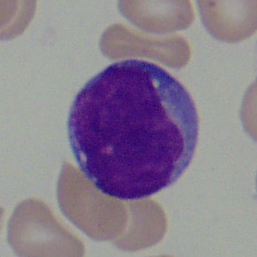
#> input picture ALL_IDB2/ALL_IDB2/img/Im001_1.tif, 257 x 257 px, found by its file name; its folder holds only this picture in this run
$ python ALL_IDB2.py
#> lines starting #> are read from the running program, lines starting #| are printed output that depends on the picture; after the words box and inside, x2 and y2 are one past the last pixel; in counts of white or black regions, pixels touching at a corner belong together
### LCD.py
import cv2
import numpy as np
import matplotlib.pyplot as plt
from PIL import Image
import math

class lympho_cell_detection:
    def __init__(self,image_path):
        self.image_path = image_path

    def resize_image(self,image):  #resize image
        scale_percent = 30
        width = int(image.shape[1] * scale_percent / 100)
        height = int(image.shape[0] * scale_percent / 100)
        dsize = (width, height)
        image = cv2.resize(image, dsize)
        return image

    def RGB2CMYK(self,RGB_image):
        K = 1 - np.max(RGB_image,axis = 2)
        C = (1-RGB_image[...,2] - K)/(1-K)
        M = (1-RGB_image[...,1] - K)/(1-K)
        Y = (1-RGB_image[...,0] - K)/(1-K)
        CMYK_image= (np.dstack((C,M,Y,K)) * 255).astype(np.uint8)
        return CMYK_image

    def CMYK2GRAY(self,CMYK_image):
        GRAY_image = cv2.cvtColor(CMYK_image, cv2.COLOR_BGR2GRAY)
        return GRAY_image

    # [14 lines left out: functions CMYK2GRB, GRAY_WHITEENHANCEMENT, not called in this run]

    def ZACK_ALGORITHM(self, GRAY_image, num_bins = 256):

        # CITED from: https://www.mathworks.com/matlabcentral/fileexchange/28047-gray-image-thresholding-using-the-triangle-method?fbclid=IwAR3sAWs9hQNhi9oiI7vshz9ScLxlvIEx5a_ucxRuyPe8V4DAKGERQJyBvv0

        lehisto, _ = np.histogram(GRAY_image, bins=256, range=(0, 256), density=True)
        xmax = np.argmax(lehisto)
        xmax = round(np.mean(xmax))  # Can have more than a single value!
        # Find location of first and last non-zero values. # Values < h/10000 are considered zeros.
        h = lehisto[xmax]
        indi = np.where(lehisto > h / 10000)[0]
        fnz = indi[0]
        lnz = indi[-1]
        # Pick side as the side with the longer tail. Assume one tail is longer.
        lspan = xmax - fnz
        rspan = lnz - xmax
        if rspan > lspan:  # then flip lehisto
            lehisto = np.flip(lehisto)
            a = num_bins - lnz + 1
            b = num_bins - xmax + 1
            isflip = 1
        else:
            lehisto = lehisto
            isflip = 0
            a = fnz
            b = xmax
        # Compute parameters of the straight line from first non-zero to peak
        m = h / (b - a)
        # Compute distances
        x1 = np.arange(0, b - a + 1)
        x1_adjusted = x1 + a
        x1_clipped = np.clip(x1_adjusted, 0, len(lehisto) - 1)
        y1 = lehisto[x1_clipped]
        beta = y1 + x1_clipped / m
        x2 = beta / (m + 1 / m)
        y2 = m * x2
        L = np.sqrt((y2 - y1)**2 + (x2 - x1_clipped)**2)
        # Obtain threshold as the location of maximum L.
        level = np.argmax(L)
        level = a + np.mean(level)
        # Flip back if necessary
        if isflip:
            level = num_bins - level + 1
        threshold = level / num_bins
        threshold_factor = 1
        increased_threshold = threshold * threshold_factor
        binary_image = (GRAY_image > int(increased_threshold * 255 )).astype(np.uint8) * 255
        return binary_image

    def FILTER_SMALLNOISE(self, binary_image):
        # Find contours in the binary image
        contours, _ = cv2.findContours(binary_image, cv2.RETR_EXTERNAL, cv2.CHAIN_APPROX_SIMPLE)
        # Create a mask and draw contours on the mask
        output_image = cv2.cvtColor(binary_image, cv2.COLOR_GRAY2BGR)
        mask = np.zeros_like(binary_image)
        for i, contour in enumerate(contours):
            area = cv2.contourArea(contour)
            #draw mask contour only when area>1000
            if area > 300:
                cv2.drawContours(mask, [contour], -1, 255, -1)
        # Apply the mask to create the processed image
        drawc_image = binary_image.copy()
        drawc_image[mask == 255] = 0
        output_image = binary_image - drawc_image
        return output_image

    # [97 lines left out: functions watershed_segmentation, watershed_segmentation1, not called in this run]

    def differentiate_grouped_lymphocyte(self,image,thres):
        result_less_than_thres_list =[]
        result_more_than_thres_list =[]

        contours, _ = cv2.findContours(image, cv2.RETR_EXTERNAL, cv2.CHAIN_APPROX_SIMPLE)
        for contour in contours:

            contour_area = cv2.contourArea(contour)

            if contour_area < thres:
                result_less_than_thres = np.zeros_like(image)
                cv2.drawContours(result_less_than_thres, [contour], -1, (255, 255, 255), -1)
                masked_imageresult_less_than_thres = cv2.bitwise_and(image, result_less_than_thres)
                result_less_than_thres_list.append(masked_imageresult_less_than_thres)

            else:
                result_more_than_thres = np.zeros_like(image)
                cv2.drawContours(result_more_than_thres, [contour], -1, (255, 255, 255), -1)
                masked_imageresult_more_than_thres = cv2.bitwise_and(image, result_more_than_thres)
                result_more_than_thres_list.append(masked_imageresult_more_than_thres)

        return result_less_than_thres_list,result_more_than_thres_list


    def cell_detection(self):

        cell_detected_list = []
        cell_detected_maks_list = []

        # read cell_image_path
        original_image = cv2.imread(self.image_path)
#> original_image is the input picture: shape (257, 257, 3); mean B, G, R 144.1, 128, 139.1
        original_image = self.resize_image(original_image)
        cv2.imshow('original_image', original_image)
        height, width, _ = original_image.shape

        CMYK_image = self.RGB2CMYK(original_image)
#> in RGB2CMYK, `K = 1 - np.max(RGB_image,axis = 2)`:
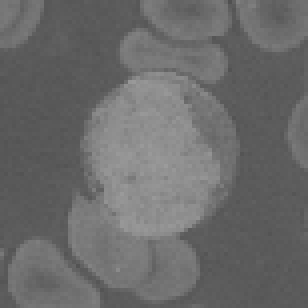
#> K: shape (77, 77) (shown 4 times larger); min 81, max 155, mean 106.7
#> in RGB2CMYK, `Y = (1-RGB_image[...,0] - K)/(1-K)`:
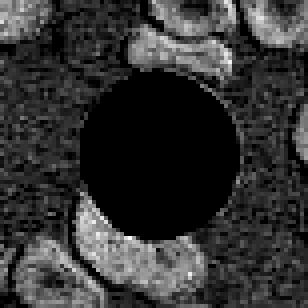
#> Y: shape (77, 77) float64 (shown 4 times larger); min 0, max 0.206, mean 0.0411; drawn with min black and max white


        cyan_channel = CMYK_image[:, :, 0] *0.5
        magenta_channel = CMYK_image[:, :, 1]
        yellow_channel = CMYK_image[:, :,2]
        #cv2.imshow('Cyan Channel', cyan_channel)
        # cv2.imshow('Magenta Channel', magenta_channel)
        # cv2.imshow('yellow_channel', yellow_channel)

        GRAY_image = self.CMYK2GRAY(CMYK_image)
#> in CMYK2GRAY, `GRAY_image = cv2.cvtColor(CMYK_image, cv2.COLOR_BGR2GRAY)`:
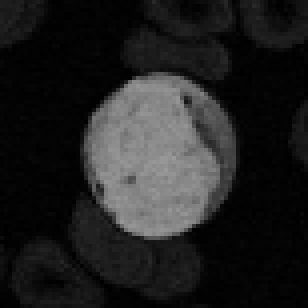
#> GRAY_image: shape (77, 77) (shown 4 times larger); min 0, max 154, mean 32.7

        ZACK_ALG_image_Cyan_Channel = self.ZACK_ALGORITHM(cyan_channel)
#> in ZACK_ALGORITHM, `lehisto, _ = np.histogram(GRAY_image, bins=256, range=(0, 256), densit..`: lehisto = 256 values, max 0.379 at index 0, min 0 at index 78, mean 0.00391
#> in ZACK_ALGORITHM, `xmax = np.argmax(lehisto)`: xmax = 0
#> in ZACK_ALGORITHM, `h = lehisto[xmax]`: h = 0.379
#> in ZACK_ALGORITHM, `indi = np.where(lehisto > h / 10000)[0]`: indi = 78 values from 0 to 77
#> in ZACK_ALGORITHM, `fnz = indi[0]`: fnz = 0
#> in ZACK_ALGORITHM, `lnz = indi[-1]`: lnz = 77
#> in ZACK_ALGORITHM, `lspan = xmax - fnz`: lspan = 0
#> in ZACK_ALGORITHM, `rspan = lnz - xmax`: rspan = 77
#> in ZACK_ALGORITHM, `lehisto = np.flip(lehisto)`: lehisto = 256 values, max 0.379 at index 255, min 0 at index 0, mean 0.00391
#> in ZACK_ALGORITHM, `a = num_bins - lnz + 1`: a = 180
#> in ZACK_ALGORITHM, `b = num_bins - xmax + 1`: b = 257
#> in ZACK_ALGORITHM, `m = h / (b - a)`: m = 0.00492
#> in ZACK_ALGORITHM, `x1_adjusted = x1 + a`: x1_adjusted = 78 values from 180 to 257
#> in ZACK_ALGORITHM, `x1_clipped = np.clip(x1_adjusted, 0, len(lehisto) - 1)`: x1_clipped = 78 values from 180 to 255
#> in ZACK_ALGORITHM, `y1 = lehisto[x1_clipped]`: y1 = 78 values, max 0.379 at index 75, min 0.000169 at index 0, mean 0.0225
#> in ZACK_ALGORITHM, `beta = y1 + x1_clipped / m`: beta = 78 values from 36571.4 to 51809.9
#> in ZACK_ALGORITHM, `x2 = beta / (m + 1 / m)`: x2 = 78 values from 180 to 255
#> in ZACK_ALGORITHM, `y2 = m * x2`: y2 = 78 values from 0.886 to 1.26
#> in ZACK_ALGORITHM, `L = np.sqrt((y2 - y1)**2 + (x2 - x1_clipped)**2)`: L = 78 values, max 1.21 at index 68, min 0.876 at index 75, mean 1.05
#> in ZACK_ALGORITHM, `level = np.argmax(L)`: level = 68
#> in ZACK_ALGORITHM, `level = a + np.mean(level)`: level = 248
#> in ZACK_ALGORITHM, `level = num_bins - level + 1`: level = 9
#> in ZACK_ALGORITHM, `threshold = level / num_bins`: threshold = 0.0352
#> in ZACK_ALGORITHM, `binary_image = (GRAY_image > int(increased_threshold * 255 )).astype(n..`:
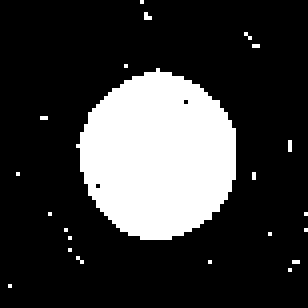
#> binary_image: shape (77, 77) (shown 4 times larger); 22.1% white; 22 white regions (21 under 20 px)
        #cv2.imshow('ZACK_ALG_image_Cyan_Channel', ZACK_ALG_image_Cyan_Channel)
        smallNOISE_FILTERED_imagefiltered = self.FILTER_SMALLNOISE(ZACK_ALG_image_Cyan_Channel)
#> in FILTER_SMALLNOISE, `contours, _ = cv2.findContours(binary_image, cv2.RETR_EXTERNAL, cv2.CH..`: contours = 22 contours, 21 with area under 20; largest, box (x1, y1, x2, y2) and area: (19, 17, 59, 60) 1226
#> the loop in FILTER_SMALLNOISE, `for i, contour in enumerate(contours):` made 22 passes
#> area on pass 17: 1225.5
#> in FILTER_SMALLNOISE, `drawc_image[mask == 255] = 0`:
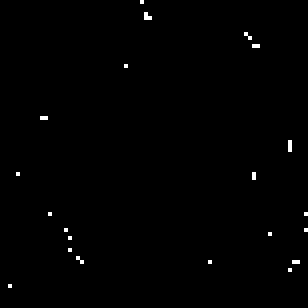
#> drawc_image: shape (77, 77) (shown 4 times larger); 0.52% white in thin lines or dots
        cv2.imshow('smallNOISE_FILTERED_imagefiltered', smallNOISE_FILTERED_imagefiltered)

        result_less_than_thres_list, result_more_than_thres_list = self.differentiate_grouped_lymphocyte(smallNOISE_FILTERED_imagefiltered,1400)
#> in differentiate_grouped_lymphocyte, `contours, _ = cv2.findContours(image, cv2.RETR_EXTERNAL, cv2.CHAIN_APP..`: contours = 1 contour; box (x1, y1, x2, y2) and area: (19, 17, 59, 60) 1226
#> the loop in differentiate_grouped_lymphocyte, `for contour in contours: ` made 1 pass
#> after the loop in differentiate_grouped_lymphocyte, `for contour in contours:`: result_less_than_thres_list = 1 item; result_more_than_thres_list = []
#> result_less_than_thres_list = 1 item; result_more_than_thres_list = []
        result_less_than_thres_img = cv2.cvtColor(np.zeros_like(original_image), cv2.COLOR_BGR2GRAY)
#> result_less_than_thres_img: shape (77, 77); every value is 0
        result_more_than_thres_img = cv2.cvtColor(np.zeros_like(original_image), cv2.COLOR_BGR2GRAY)

        for img in result_less_than_thres_list:
            if len(img.shape) < 3:
                result_less_than_thres_img = result_less_than_thres_img + img
                img = cv2.cvtColor(img, cv2.COLOR_GRAY2BGR)

                cell_detected_list.append(img)
#> this loop made 1 pass
#> after the loop, cell_detected_list = 1 item
        cv2.imshow('result_less_than_thres_img', result_less_than_thres_img)
        for img in result_more_than_thres_list:
            #img = cv2.morphologyEx(img, cv2.MORPH_CLOSE, kernel = np.ones((3,3),np.uint8))
            result_more_than_thres_img = result_more_than_thres_img + img
#> this loop made 0 passes

        # cv2.imshow('masked_imageresult_less_than_thres', result_less_than_thres_img)
       # cv2.imshow('masked_imageresult_more_than_thres', result_more_than_thres_img)
        #cv2.imwrite("output_image.jpeg", masked_imageresult_more_than_thres)

        black_img = np.zeros_like(original_image)
        for grouped_cell_img in result_more_than_thres_list:
            cv2.imwrite("output_image.jpeg", grouped_cell_img)
            numcount, watershed_image_list = self.watershed_segmentation("output_image.jpeg")
            for segmented_image in watershed_image_list:
                segmented_image = segmented_image.astype(np.uint8)
                segmented_image = cv2.cvtColor(segmented_image,cv2.COLOR_BGR2GRAY)
                ret, segmented_image = cv2.threshold(segmented_image, 127, 255, 0)
                contours, _ = cv2.findContours(segmented_image, cv2.RETR_EXTERNAL, cv2.CHAIN_APPROX_SIMPLE)

                if contours:
                    contour = contours[0]
                    contour_area = cv2.contourArea(contour)
                    if contour_area == 0:
                        cv2.imwrite("error.jpeg", segmented_image)
                    if contour_area > 1400:
                        cv2.imwrite("output_image1.jpeg", segmented_image)
                        numcount, watershed_image_list1 = self.watershed_segmentation1("output_image1.jpeg")
                        for segmented_image1 in watershed_image_list1:
                            cell_detected_list.append(segmented_image1)
                            # cv2.imshow("segmented_image1",segmented_image1)
                            # cv2.waitKey(0)
                            black_img = black_img + segmented_image1
                    else:
                        if len(segmented_image.shape) < 3:
                            segmented_image = cv2.cvtColor(segmented_image, cv2.COLOR_GRAY2BGR)
                        cell_detected_list.append(segmented_image)
                        # cv2.imshow("segmented_image",segmented_image)
                        # cv2.waitKey(0)
                        black_img = black_img + segmented_image
            cv2.imshow('result_less_tha_n_thres_img', black_img )

        num_count = 0
        data_test = (0,0,0,0,0)
        combine_img = np.zeros_like(original_image)
        area_max = 0
        for result_cell_img in cell_detected_list:

            combine_img = cv2.add(combine_img , result_cell_img)

            result_cell_img = cv2.cvtColor(result_cell_img, cv2.COLOR_BGR2GRAY)
            contours, _ = cv2.findContours(result_cell_img, cv2.RETR_EXTERNAL, cv2.CHAIN_APPROX_SIMPLE)
            if contours:
                contour = contours[0]
                num_count += 1

                perimeter = cv2.arcLength(contour, True)
                area = cv2.contourArea(contour)
                if area> area_max:
                    area_max = area

                convex_hull = cv2.convexHull(contour)
                convex_area = cv2.contourArea(convex_hull)
                convex_perimeter = cv2.arcLength(convex_hull, True)
                if len(contour) >= 5:
                    ellipse = cv2.fitEllipse(contour)
                    major_axis = max(ellipse[1])
                    minor_axis = min(ellipse[1])
                if convex_perimeter != 0 and convex_area != 0:
                    roundness = (4 * math.pi * area) / (convex_perimeter ** 2)


                    solidity = area / convex_area
                    elongation = 1 - (minor_axis / major_axis)
                    eccentricity = math.sqrt(major_axis**2 - minor_axis**2) / major_axis
                    convexity = convex_perimeter / perimeter
                else:
                    roundness = solidity = elongation = eccentricity = convexity = 0
                # Display roundness on the mask
                M = cv2.moments(contour)
                if M["m00"] != 0:
                    cX = int(M["m10"] / M["m00"])
                    cY = int(M["m01"] / M["m00"])
                else:
                    cX, cY = 0, 0

                text_position = ((cX , cY ))
                roundness_text = f" {num_count}"
                #text_position = (int(contour[0][0][0]), int(contour[0][0][1]) )
                cv2.circle(combine_img, (cX, cY), 5, (0, 0, 255), -1)
                cv2.putText(combine_img, roundness_text, text_position, cv2.FONT_HERSHEY_SIMPLEX, 0.5, (0, 0, 255), 1)
                #print(f" Centroid: {cX},{cY}  Area: {area}    Roundness:{roundness:.2f}   Solidty:{solidity:.2f}   Elongation:{elongation:.2f}    Eccentricity:{eccentricity:.2f}   Convexity:{convexity:.2f}")
                if cX >10 and cY>10 and area==area_max and area>300:
                    data_test = (roundness,solidity,elongation,eccentricity,convexity)
            # cv2.imshow("result_cell_img",result_cell_img)
            cv2.imshow("combine_img",combine_img)
#> this loop made 1 pass
#> (num_count, perimeter, area, area_max, convex_area, convex_perimeter, ellipse, major_axis) on pass 1: (1, 133.3, 1225.5, 1225.5, 1253, 126.4, ((39.11, 38.46), (38.62, 40.73), 0.527), 40.73)
#> pass 1, in cell_detection, `cv2.imshow("combine_img",combine_img)`:
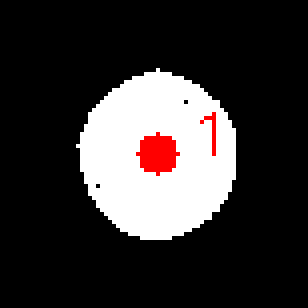
#> window 'combine_img': shape (77, 77, 3) (shown 4 times larger); mean B, G, R 51, 51, 55.1
#> after the loop, area_max = 1225.5; num_count = 1
            #cv2.waitKey(0)

        cv2.imshow("combine_img",combine_img)

        masked_image = cv2.bitwise_and(original_image, combine_img)
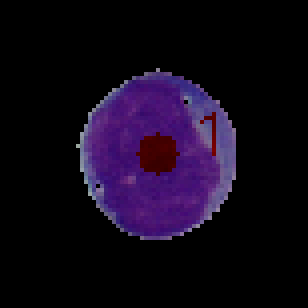
#> masked_image: shape (77, 77, 3) (shown 4 times larger); mean of channels 0, 1, 2 24.6, 8, 17.1; drawn as B, G, R
        cv2.imshow('masked_image', masked_image)

        for result_cell_img in cell_detected_list:
            masked_image = cv2.bitwise_and(original_image, result_cell_img)
            cell_detected_maks_list.append(masked_image)
#> after the loop, cell_detected_maks_list = 1 item


        #cv2.waitKey(0)
        cv2.destroyAllWindows
        return data_test


# [10 lines that do not run on import are left out]

### ALL_IDB2.py
import cv2
import os
import numpy as np
from sklearn.model_selection import train_test_split
from sklearn.svm import SVC
from sklearn.metrics import accuracy_score
import joblib
from LCD import lympho_cell_detection

if __name__ == "__main__":


    imgpath = r"D:\\Image_procesing\\Ass\\ALL_IDB2\\ALL_IDB2\\img"
    img_filename = os.listdir(imgpath)

    test_dataset_X = []
    test_dataset_y = []

    for imgfile in img_filename:
        img_path = os.path.join(imgpath, imgfile)
        #print(img_path)
        statement = int(imgfile[6])

        lcd = lympho_cell_detection(img_path)
        roundness,solidity,elongation,eccentricity,convexity = lcd.cell_detection()
#> roundness = 0.963; solidity = 0.978; elongation = 0.0519; eccentricity = 0.318; convexity = 0.949
        #print(f" Roundness:{roundness:.2f}   Solidty:{solidity:.2f}   Elongation:{elongation:.2f}    Eccentricity:{eccentricity:.2f}   Convexity:{convexity:.2f}")
        if roundness != 0 and solidity != 0 and elongation != 0 and eccentricity != 0 and convexity != 0:
            test_dataset_X.append([roundness,solidity,elongation,eccentricity,convexity])
            test_dataset_y.append([statement])

    # [4 lines of commented-out code are left out]
    test_dataset_y = np.ravel(test_dataset_y)
    num_samples = len(test_dataset_X)
#> num_samples = 1
    num_features = 5


#> (the run stopped early here; a loop or call above may not have finished)

$ run again, on ALL_IDB2/ALL_IDB2/img/Im006_1.tif
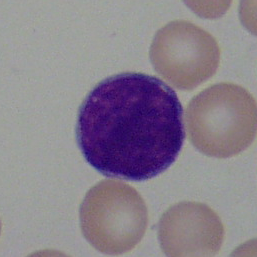
#> input picture ALL_IDB2/ALL_IDB2/img/Im006_1.tif, 257 x 257 px, found by its file name
#> in cell_detection, original_image is the input picture: shape (257, 257, 3); mean B, G, R 140.5, 129.1, 138
#> in ZACK_ALGORITHM, `lehisto, _ = np.histogram(GRAY_image, bins=256, range=(0, 256), densit..`: lehisto = 256 values, max 0.493 at index 0, min 0 at index 21, mean 0.00391
#> xmax = 0
#> h = 0.493
#> indi = 76 values from 0 to 83
#> fnz = 0
#> lnz = 83
#> lspan = 0
#> rspan = 83
#> in ZACK_ALGORITHM, `lehisto = np.flip(lehisto)`: lehisto = 256 values, max 0.493 at index 255, min 0 at index 0, mean 0.00391
#> a = 174
#> b = 257
#> m = 0.00594
#> x1_adjusted = 84 values from 174 to 257
#> x1_clipped = 84 values from 174 to 255
#> y1 = 84 values, max 0.493 at index 81, min 0 at index 1, mean 0.0236
#> beta = 84 values from 29284.1 to 42916.8
#> x2 = 84 values from 174 to 255
#> y2 = 84 values from 1.03 to 1.52
#> L = 84 values, max 1.47 at index 75, min 1.02 at index 81, mean 1.26
#> in ZACK_ALGORITHM, `level = np.argmax(L)`: level = 75
#> in ZACK_ALGORITHM, `level = a + np.mean(level)`: level = 249
#> in ZACK_ALGORITHM, `level = num_bins - level + 1`: level = 8
#> threshold = 0.0312
#> in ZACK_ALGORITHM, `binary_image = (GRAY_image > int(increased_threshold * 255 )).astype(n..`:
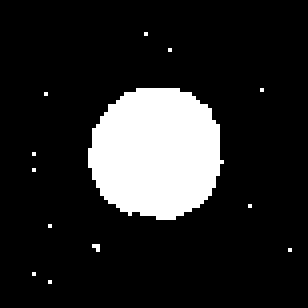
#> binary_image: shape (77, 77) (shown 4 times larger); 15% white; 13 white regions (12 under 20 px)
#> in FILTER_SMALLNOISE, `contours, _ = cv2.findContours(binary_image, cv2.RETR_EXTERNAL, cv2.CH..`: contours = 13 contours, 12 with area under 20; largest, box (x1, y1, x2, y2) and area: (22, 22, 56, 55) 828
#> output_image: shape (77, 77, 3); 15% white; 13 white regions (12 under 20 px), largest, box (x1, y1, x2, y2) and area: (22, 22, 56, 55) 877
#> the loop in FILTER_SMALLNOISE, `for i, contour in enumerate(contours):` made 13 passes
#> area on pass 11: 828.5
#> drawc_image: shape (77, 77); 0.24% white in thin lines or dots, all inside (x1, y1, x2, y2) = (8, 8, 73, 71)
#> in differentiate_grouped_lymphocyte, `contours, _ = cv2.findContours(image, cv2.RETR_EXTERNAL, cv2.CHAIN_APP..`: contours = 1 contour; box (x1, y1, x2, y2) and area: (22, 22, 56, 55) 828
#> the loop in differentiate_grouped_lymphocyte, `for contour in contours: ` made 1 pass
#> after the loop in differentiate_grouped_lymphocyte, `for contour in contours:`: result_less_than_thres_list = 1 item; result_more_than_thres_list = []
#> in cell_detection, `result_less_than_thres_list, result_more_than_thres_list = self.differ..`: result_less_than_thres_list = 1 item; result_more_than_thres_list = []
#> result_less_than_thres_img: shape (77, 77); every value is 0
#> the loop in cell_detection, `for img in result_less_than_thres_list:` made 1 pass
#> after the loop in cell_detection, `for img in result_less_than_thres_list:`: cell_detected_list = 1 item
#> the loop in cell_detection, `for result_cell_img in cell_detected_list: ` made 1 pass
#> (num_count, perimeter, area, area_max, convex_area, convex_perimeter, ellipse, major_axis) on pass 1: (1, 110.3, 828.5, 828.5, 856, 104.5, ((38.67, 37.69), (32.37, 33.08), 61.16), 33.08)
#> after the loop in cell_detection, `for result_cell_img in cell_detected_list:`: area_max = 828.5; num_count = 1
#> in cell_detection, `masked_image = cv2.bitwise_and(original_image, combine_img)`:
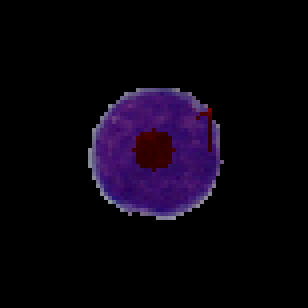
#> masked_image: shape (77, 77, 3) (shown 4 times larger); mean of channels 0, 1, 2 14.7, 4.1, 10; drawn as B, G, R
#> the loop in cell_detection, `for result_cell_img in cell_detected_list:` made 1 pass
#> after the loop in cell_detection, `for result_cell_img in cell_detected_list:`: cell_detected_maks_list = 1 item
#> `roundness,solidity,elongation,eccentricity,convexity = lcd.cell_detect..`: roundness = 0.954; solidity = 0.968; elongation = 0.0212; eccentricity = 0.205; convexity = 0.947
#> num_samples = 1
